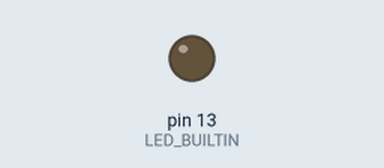
Simulated run of this sketch. Board: Arduino Uno, built with avr-gcc and run on an emulated ATmega328P. Shown: output pins drawn as LEDs (lit = HIGH).

Above: at 0.1 s.
At 38.1 s:
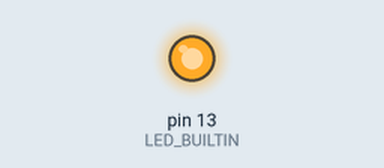
Timing chart, 0 to 39.6 s (numbered marks = the images above):
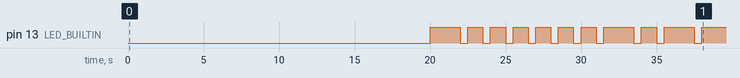

Measured:
- by itself, pin 13 (LED_BUILTIN): LOW → HIGH at 20.0 s, → LOW 2.0 s later, → HIGH 0.50 s later, → LOW 1.0 s later, … (21 changes in this stretch)

The sketch:

Nameblink.ino
```cpp
/* We are printing name Devanshu with morse code
   Dot will be represented with 1000 ms HIGH on voltage
   Dash will be represented with 2000 ms HIGH on voltage
   Timout will be 500 ms Low on volatge


*/
int dot=1000;
int dash=2000;
int timeout=500;

// the setup function runs once when you press reset or power the board
void setup() {
  // initialize digital pin LED_BUILTIN as an output.
  pinMode(LED_BUILTIN, OUTPUT);
}
void dasher(){
  digitalWrite(LED_BUILTIN, HIGH);  // turn the LED on (HIGH is the voltage level)
  delay(dash);
  digitalWrite(LED_BUILTIN, LOW);   // turn the LED off by making the voltage LOW
  delay(timeout);

}
void doter(){
  digitalWrite(LED_BUILTIN, HIGH);  // turn the LED on (HIGH is the voltage level)
  delay(dot);
  digitalWrite(LED_BUILTIN, LOW);   // turn the LED off by making the voltage LOW
  delay(timeout);
}


// the loop function runs over and over again forever
void loop() {
  digitalWrite(LED_BUILTIN, LOW);   // turn the LED off by making the voltage LOW for start
  delay(20000);
  // Printing  D
  dasher();
  doter();
  doter();
  //Printing E
  doter();
  //Printing V
  doter();
  doter();
  doter();
  dasher();
  //Printing A
  doter();
  dasher ();
  //Printing N
  dasher();
  doter();
  //Printing S
  doter();
  doter();
  doter();
  //Printing H
  doter();
  doter();
  doter();
  doter();
  //Printing U
  doter();
  doter();
  dasher();
  //END

}
```
